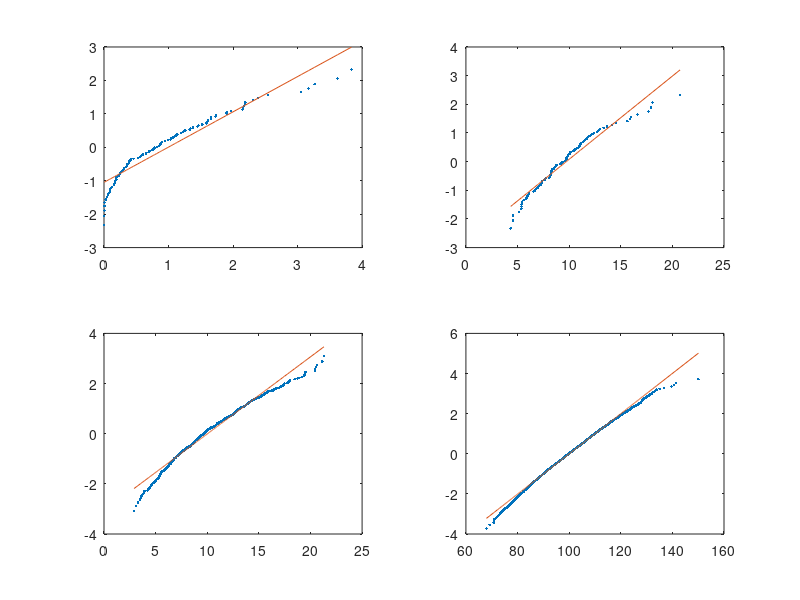

Here is the MATLAB script that generated this plot:
%qqplotex.m
nk = [100,1;
    100, 10;
    1000, 10;
    10000,100];
hold on
for count = 1:4;
    n= nk(count,1);
    k = nk(count,2);
    x = sum(-log(rand(k,n)),1);  %generate the data
    x = sort(x); %sort it
    i = 1:n;
    y = icdf('normal',i/(n+1),0,1); %compute the inverse of Phi
    subplot(2,2,count)
    plot(x,y,'.')
    hold on
    p = polyfit(x,y,1)   %find the regression parameters
    f = polyval(p,x);    %the values of the regression line
    plot(x,f)
end
hold off
